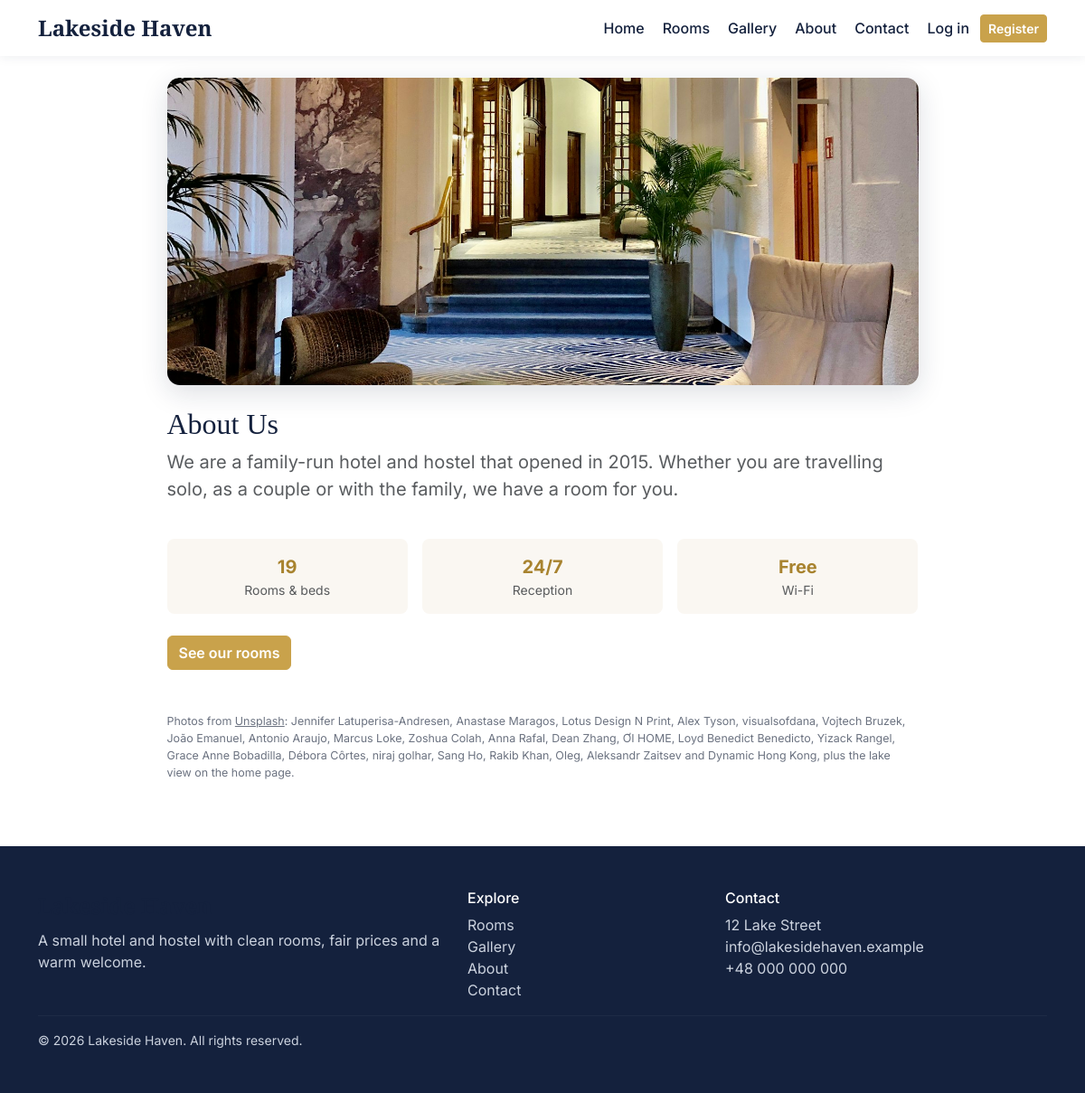
Page /about.php on the committed database.
### tables this page shows
CREATE TABLE pages (
  id      INT UNSIGNED AUTO_INCREMENT PRIMARY KEY,
  slug    VARCHAR(60) NOT NULL UNIQUE,
  title   VARCHAR(150) NOT NULL,
  content TEXT
);

### includes/functions.php (called while the page is built, shortened)
<?php
require_once __DIR__ . '/db.php';
function e($value): string
{
    return htmlspecialchars((string)$value, ENT_QUOTES, 'UTF-8');
}
function url(string $path = ''): string
{
    return BASE_URL . '/' . ltrim($path, '/');
}

### includes/db.php (called while the page is built, shortened)
<?php
function db(): PDO
{
    static $pdo = null;
    if ($pdo === null) {
        $dsn = 'mysql:host=' . DB_HOST . ';dbname=' . DB_NAME . ';charset=utf8mb4';
        try {
            $pdo = new PDO($dsn, DB_USER, DB_PASS, [
                PDO::ATTR_ERRMODE            => PDO::ERRMODE_EXCEPTION,
                PDO::ATTR_DEFAULT_FETCH_MODE => PDO::FETCH_ASSOC,
                PDO::ATTR_EMULATE_PREPARES   => false,
            ]);
        } catch (PDOException $e) {
            http_response_code(500);
            exit('Database connection failed. Did you import database/schema.sql and seed.sql?');
        }
    }
    return $pdo;
}

### about.php (the view, shortened to what this page needs)
<?php
$page = db()->query("SELECT title, content FROM pages WHERE slug = 'about'")->fetch();
$roomCount = (int)db()->query("SELECT COUNT(*) FROM rooms WHERE status = 'active'")->fetchColumn();
include __DIR__ . '/includes/header.php';
?>
<div class="container py-4">
  <div class="row justify-content-center">
    <div class="col-lg-9">
      <img class="about-photo mb-4" src="<?= url('assets/img/hotel/lobby.jpg') ?>" alt="The lobby of <?= e(SITE_NAME) ?>" style="object-position:center 60%">
      <h1 class="section-title"><?= e($page['title'] ?? 'About Us') ?></h1>
      <div class="fs-5 text-muted"><?= nl2br(e($page['content'] ?? '')) ?></div>
      <div class="row g-3 mt-4 text-center">
        <div class="col-4"><div class="p-3 bg-cream rounded-3"><div class="price"><?= $roomCount ?></div><div class="small text-muted">Rooms &amp; beds</div></div></div>
        <div class="col-4"><div class="p-3 bg-cream rounded-3"><div class="price">24/7</div><div class="small text-muted">Reception</div></div></div>
        <div class="col-4"><div class="p-3 bg-cream rounded-3"><div class="price">Free</div><div class="small text-muted">Wi-Fi</div></div></div>
      </div>
      <a href="<?= url('rooms.php') ?>" class="btn btn-gold mt-4">See our rooms</a>
      <p class="credits mt-5 mb-0">
        Photos from <a href="https://unsplash.com" target="_blank" rel="noopener">Unsplash</a>:
        Jennifer Latuperisa-Andresen, Anastase Maragos, Lotus Design N Print, Alex Tyson, visualsofdana, Vojtech Bruzek,
        Jo&atilde;o Emanuel, Antonio Araujo, Marcus Loke, Zoshua Colah, Anna Rafal, Dean Zhang, &#416;I HOME,
        Loyd Benedict Benedicto, Yizack Rangel, Grace Anne Bobadilla, D&eacute;bora C&ocirc;rtes, niraj golhar, Sang Ho,
        Rakib Khan, Oleg, Aleksandr Zaitsev and Dynamic Hong Kong, plus the lake view on the home page.
      </p>
    </div>
  </div>
</div>
<?php include __DIR__ . '/includes/footer.php'; ?>

### assets/css/style.css (style rules this page uses)
:root { --navy: #14213d; --navy-soft: #1f3157; --gold: #c9a24b; --gold-dark: #a8832f; --cream: #faf7f2; --ink: #232a35; }
body { font-family: 'Inter', sans-serif; color: var(--ink); background: #fff; }
h1, h2, h3, h4, .brand { font-family: 'Playfair Display', serif; }
.btn-gold { background: var(--gold); border-color: var(--gold); color: #fff; font-weight: 600; }
.section-title { font-size: 2rem; color: var(--navy); }
.bg-cream { background: var(--cream); }
.price { color: var(--gold-dark); font-weight: 700; font-size: 1.25rem; }
.about-photo { width: 100%; height: 340px; object-fit: cover; border-radius: 14px; box-shadow: 0 8px 30px rgba(20,33,61,.15); }
.credits { font-size: .78rem; color: #6b7280; }
.credits a { color: #6b7280; }
html { -webkit-text-size-adjust: 100%; }
body { overflow-x: clip; }
img, video { max-width: 100%; }

### rows in the picture
pages: title "About Us", content "We are a family-run hotel and hostel that opened in 2015. Whether you are travelling solo, as a couple or with the family, we have a room for you."

### other values in the picture
SITE_NAME "Lakeside Haven"
$roomCount "19"
